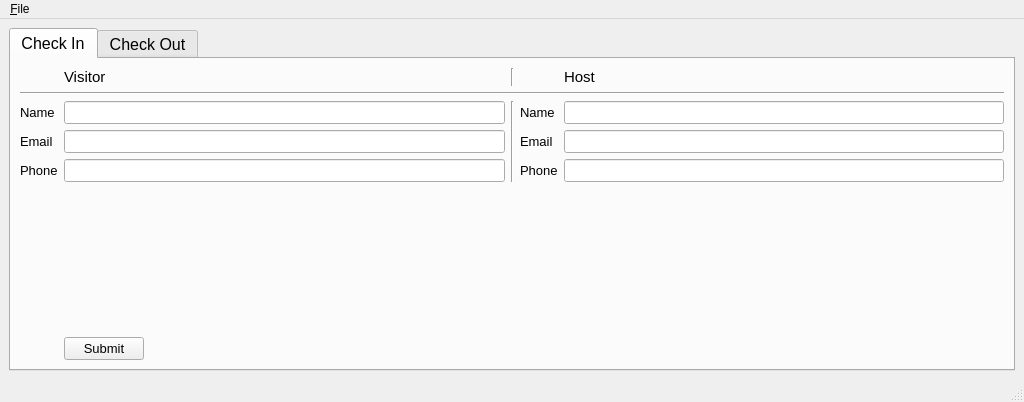
<?xml version="1.0" encoding="UTF-8"?>
<ui version="4.0">
 <class>MainWindow</class>
 <widget class="QMainWindow" name="MainWindow">
  <property name="geometry">
   <rect>
    <x>0</x>
    <y>0</y>
    <width>1024</width>
    <height>402</height>
   </rect>
  </property>
  <property name="maximumSize">
   <size>
    <width>1666571</width>
    <height>1666571</height>
   </size>
  </property>
  <property name="windowTitle">
   <string>Visitor Form - SummerGeeks 2020</string>
  </property>
  <widget class="QWidget" name="centralwidget">
   <layout class="QVBoxLayout" name="verticalLayout">
    <item>
     <widget class="QTabWidget" name="tabWidget">
      <property name="font">
       <font>
        <pointsize>12</pointsize>
        <weight>50</weight>
        <bold>false</bold>
       </font>
      </property>
      <property name="currentIndex">
       <number>0</number>
      </property>
      <widget class="QWidget" name="tab">
       <attribute name="title">
        <string>Check In</string>
       </attribute>
       <layout class="QVBoxLayout" name="verticalLayout_2">
        <item>
         <layout class="QGridLayout" name="gridLayout">
          <item row="3" column="4">
           <widget class="QLineEdit" name="hName">
            <property name="font">
             <font>
              <pointsize>10</pointsize>
             </font>
            </property>
           </widget>
          </item>
          <item row="5" column="0">
           <widget class="QLabel" name="label_3">
            <property name="font">
             <font>
              <pointsize>10</pointsize>
             </font>
            </property>
            <property name="text">
             <string>Phone</string>
            </property>
           </widget>
          </item>
          <item row="4" column="0">
           <widget class="QLabel" name="label">
            <property name="font">
             <font>
              <pointsize>10</pointsize>
             </font>
            </property>
            <property name="text">
             <string>Email</string>
            </property>
           </widget>
          </item>
          <item row="4" column="3">
           <widget class="QLabel" name="label_5">
            <property name="font">
             <font>
              <pointsize>10</pointsize>
             </font>
            </property>
            <property name="text">
             <string>Email</string>
            </property>
           </widget>
          </item>
          <item row="3" column="3">
           <widget class="QLabel" name="label_4">
            <property name="font">
             <font>
              <pointsize>10</pointsize>
             </font>
            </property>
            <property name="text">
             <string>Name</string>
            </property>
           </widget>
          </item>
          <item row="3" column="0">
           <widget class="QLabel" name="label_2">
            <property name="font">
             <font>
              <pointsize>10</pointsize>
             </font>
            </property>
            <property name="text">
             <string>Name</string>
            </property>
           </widget>
          </item>
          <item row="1" column="4">
           <widget class="QLabel" name="label_8">
            <property name="font">
             <font>
              <pointsize>11</pointsize>
             </font>
            </property>
            <property name="text">
             <string>Host</string>
            </property>
           </widget>
          </item>
          <item row="4" column="1">
           <widget class="QLineEdit" name="vEmail">
            <property name="font">
             <font>
              <pointsize>10</pointsize>
             </font>
            </property>
           </widget>
          </item>
          <item row="4" column="4">
           <widget class="QLineEdit" name="hEmail">
            <property name="font">
             <font>
              <pointsize>10</pointsize>
             </font>
            </property>
           </widget>
          </item>
          <item row="5" column="3">
           <widget class="QLabel" name="label_6">
            <property name="font">
             <font>
              <pointsize>10</pointsize>
             </font>
            </property>
            <property name="text">
             <string>Phone</string>
            </property>
           </widget>
          </item>
          <item row="6" column="1">
           <spacer name="verticalSpacer">
            <property name="orientation">
             <enum>Qt::Vertical</enum>
            </property>
            <property name="sizeHint" stdset="0">
             <size>
              <width>20</width>
              <height>40</height>
             </size>
            </property>
           </spacer>
          </item>
          <item row="1" column="2">
           <widget class="Line" name="line_3">
            <property name="orientation">
             <enum>Qt::Vertical</enum>
            </property>
           </widget>
          </item>
          <item row="1" column="1">
           <widget class="QLabel" name="label_7">
            <property name="sizePolicy">
             <sizepolicy hsizetype="Preferred" vsizetype="Minimum">
              <horstretch>0</horstretch>
              <verstretch>0</verstretch>
             </sizepolicy>
            </property>
            <property name="font">
             <font>
              <pointsize>11</pointsize>
             </font>
            </property>
            <property name="text">
             <string>Visitor</string>
            </property>
           </widget>
          </item>
          <item row="5" column="1">
           <widget class="QLineEdit" name="vPhone">
            <property name="font">
             <font>
              <pointsize>10</pointsize>
             </font>
            </property>
           </widget>
          </item>
          <item row="2" column="0" colspan="5">
           <widget class="Line" name="line">
            <property name="font">
             <font>
              <pointsize>10</pointsize>
             </font>
            </property>
            <property name="orientation">
             <enum>Qt::Horizontal</enum>
            </property>
           </widget>
          </item>
          <item row="7" column="1">
           <widget class="QPushButton" name="submitbutton">
            <property name="sizePolicy">
             <sizepolicy hsizetype="Maximum" vsizetype="Fixed">
              <horstretch>0</horstretch>
              <verstretch>0</verstretch>
             </sizepolicy>
            </property>
            <property name="font">
             <font>
              <pointsize>10</pointsize>
             </font>
            </property>
            <property name="text">
             <string>Submit</string>
            </property>
           </widget>
          </item>
          <item row="5" column="4">
           <widget class="QLineEdit" name="hPhone">
            <property name="font">
             <font>
              <pointsize>10</pointsize>
             </font>
            </property>
           </widget>
          </item>
          <item row="3" column="2" rowspan="3">
           <widget class="Line" name="line_2">
            <property name="font">
             <font>
              <pointsize>10</pointsize>
             </font>
            </property>
            <property name="orientation">
             <enum>Qt::Vertical</enum>
            </property>
           </widget>
          </item>
          <item row="3" column="1">
           <widget class="QLineEdit" name="vName">
            <property name="font">
             <font>
              <pointsize>10</pointsize>
             </font>
            </property>
           </widget>
          </item>
         </layout>
        </item>
       </layout>
      </widget>
      <widget class="QWidget" name="tab_2">
       <attribute name="title">
        <string>Check Out</string>
       </attribute>
       <layout class="QVBoxLayout" name="verticalLayout_3">
        <item>
         <layout class="QGridLayout" name="gridLayout_2">
          <item row="1" column="1">
           <widget class="QLineEdit" name="lineEdit">
            <property name="font">
             <font>
              <pointsize>9</pointsize>
             </font>
            </property>
           </widget>
          </item>
          <item row="1" column="0">
           <widget class="QLabel" name="label_11">
            <property name="font">
             <font>
              <pointsize>10</pointsize>
             </font>
            </property>
            <property name="text">
             <string>Enter Visitor's Phone :</string>
            </property>
           </widget>
          </item>
          <item row="0" column="0" colspan="2">
           <widget class="QTableView" name="visitorInsideView">
            <property name="editTriggers">
             <set>QAbstractItemView::NoEditTriggers</set>
            </property>
            <property name="selectionMode">
             <enum>QAbstractItemView::SingleSelection</enum>
            </property>
            <property name="selectionBehavior">
             <enum>QAbstractItemView::SelectRows</enum>
            </property>
           </widget>
          </item>
          <item row="2" column="0">
           <widget class="QPushButton" name="checkOutBtn">
            <property name="sizePolicy">
             <sizepolicy hsizetype="Preferred" vsizetype="Fixed">
              <horstretch>0</horstretch>
              <verstretch>0</verstretch>
             </sizepolicy>
            </property>
            <property name="font">
             <font>
              <pointsize>10</pointsize>
             </font>
            </property>
            <property name="text">
             <string>Check Out</string>
            </property>
           </widget>
          </item>
         </layout>
        </item>
       </layout>
      </widget>
     </widget>
    </item>
   </layout>
  </widget>
  <widget class="QMenuBar" name="menubar">
   <property name="geometry">
    <rect>
     <x>0</x>
     <y>0</y>
     <width>1024</width>
     <height>26</height>
    </rect>
   </property>
   <widget class="QMenu" name="menuFile">
    <property name="title">
     <string>&amp;File</string>
    </property>
    <addaction name="actionExit"/>
   </widget>
   <addaction name="menuFile"/>
  </widget>
  <widget class="QStatusBar" name="statusbar"/>
  <action name="actionExit">
   <property name="text">
    <string>Exit</string>
   </property>
   <property name="font">
    <font>
     <pointsize>10</pointsize>
    </font>
   </property>
  </action>
  <action name="actionCheck_In">
   <property name="text">
    <string>Check In</string>
   </property>
  </action>
  <action name="actionCheck_Out">
   <property name="text">
    <string>Check Out</string>
   </property>
  </action>
 </widget>
 <resources/>
 <connections/>
</ui>
